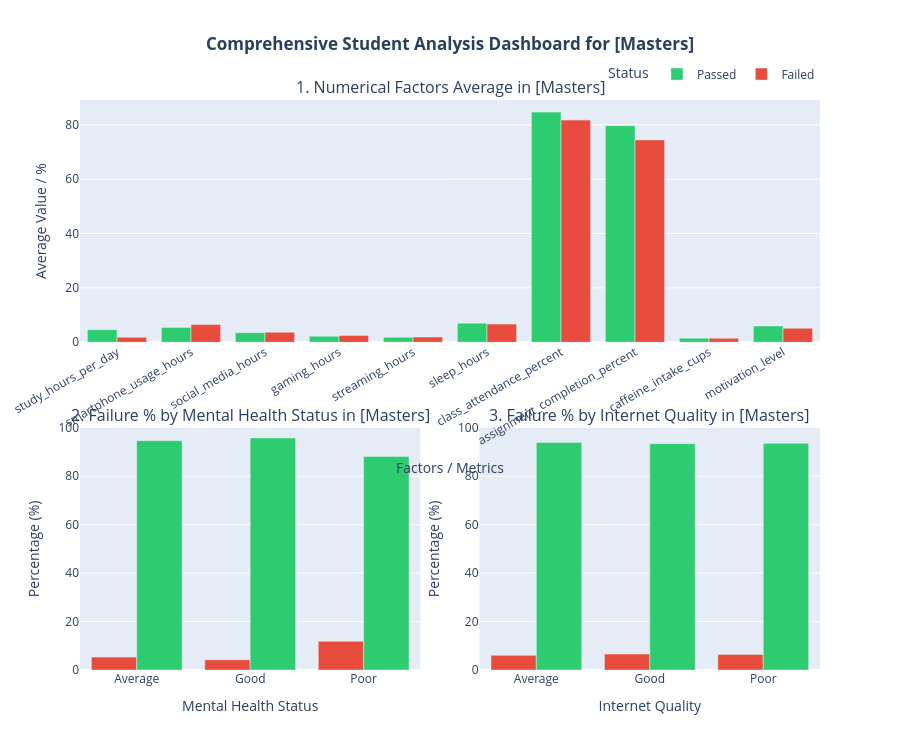
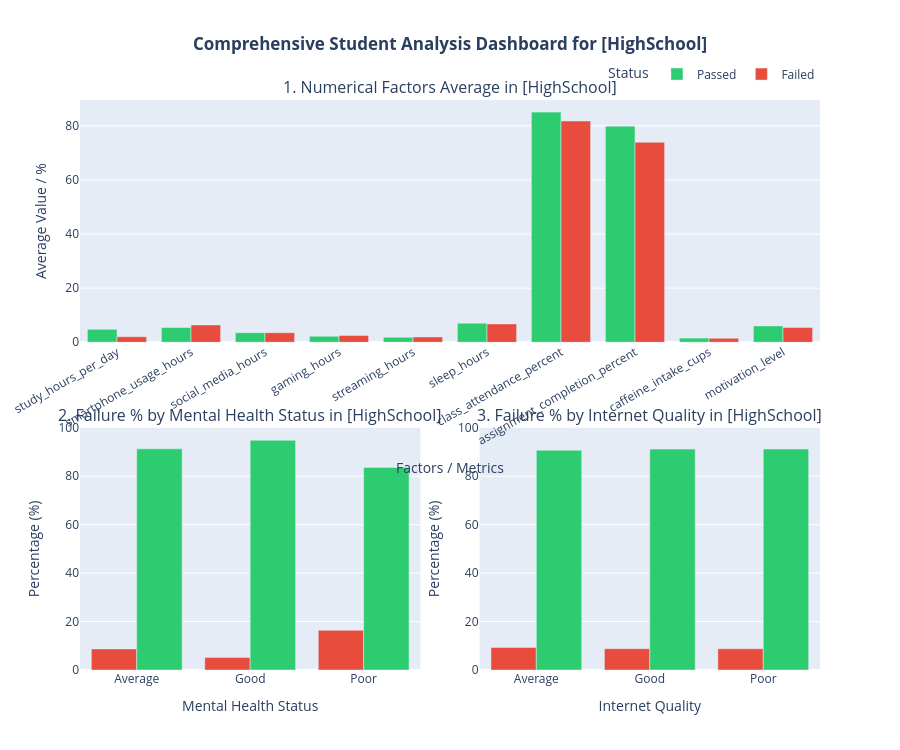
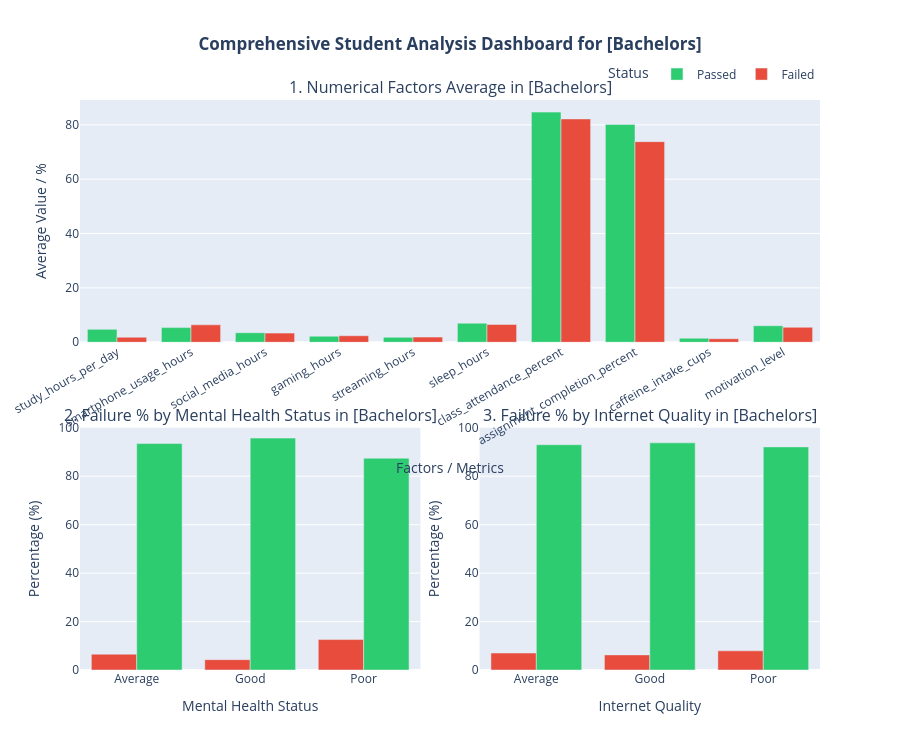
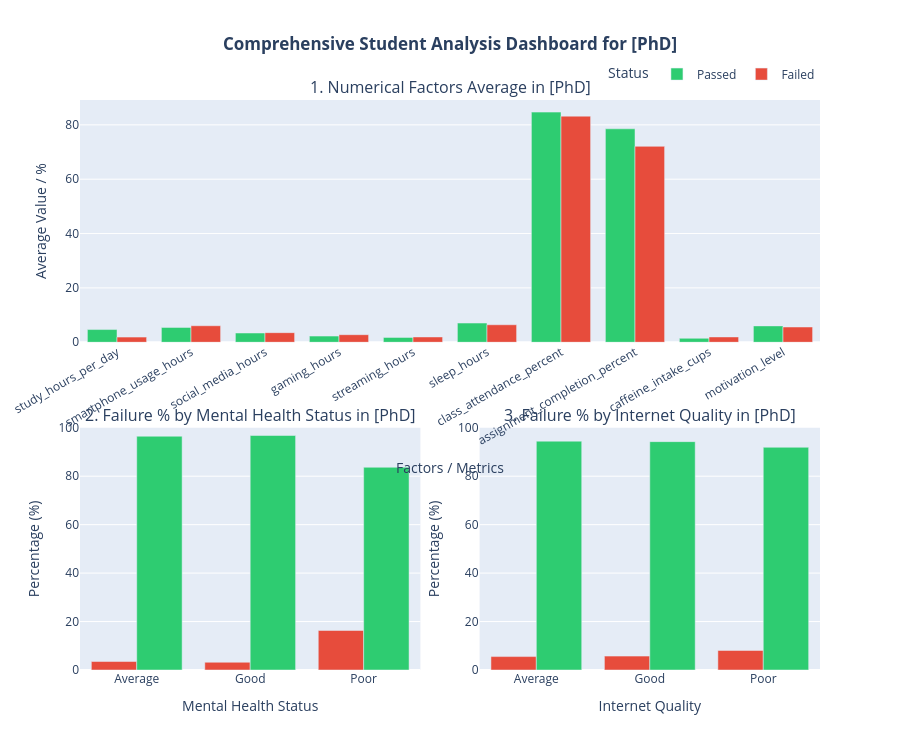

Notebook code cell kept with these figures, in order:
### Code cell
import pandas as pd
import plotly.graph_objects as go
from plotly.subplots import make_subplots


df['pass_status'] = df['final_exam_score'].apply(lambda x: 'Passed' if x >= 50 else 'Failed')

school_col = 'parent_education_level' 
schools = df[school_col].unique()

num_cols = [
    'study_hours_per_day', 
    'smartphone_usage_hours', 
    'social_media_hours', 
    'gaming_hours', 
    'streaming_hours', 
    'sleep_hours', 
    'class_attendance_percent', 
    'assignment_completion_percent', 
    'caffeine_intake_cups', 
    'motivation_level'
]


for school in schools:
    school_df = df[df[school_col] == school].copy()

    num_summary = school_df.groupby('pass_status')[num_cols].mean().reset_index()
    
  
    mental_ct = pd.crosstab(school_df['mental_health_status'], school_df['pass_status'], normalize='index') * 100
    mental_ct = mental_ct.reindex(columns=['Failed', 'Passed'], fill_value=0)
    
    internet_ct = pd.crosstab(school_df['internet_quality'], school_df['pass_status'], normalize='index') * 100
    internet_ct = internet_ct.reindex(columns=['Failed', 'Passed'], fill_value=0)

    fig = make_subplots(
        rows=2, cols=2,
        specs=[[{"colspan": 2}, None],
               [{}, {}]],
        subplot_titles=(
            f'1. Numerical Factors Average in [{school}]',
            f'2. Failure % by Mental Health Status in [{school}]',
            f'3. Failure % by Internet Quality in [{school}]'
        ),
        vertical_spacing=0.15,
        horizontal_spacing=0.08
    )
    

    for status, color in [('Passed', '#2ecc71'), ('Failed', '#e74c3c')]:
        status_row = num_summary[num_summary['pass_status'] == status]
        if not status_row.empty:
            values = status_row[num_cols].values[0]
            fig.add_trace(
                go.Bar(
                    x=num_cols, 
                    y=values, 
                    name=status, 
                    marker_color=color,
                    legendgroup=status,
                    showlegend=True
                ),
                row=1, col=1
            )
            

    for status, color in [('Failed', '#e74c3c'), ('Passed', '#2ecc71')]:
        if status in mental_ct.columns:
            fig.add_trace(
                go.Bar(
                    x=mental_ct.index, 
                    y=mental_ct[status], 
                    name=status, 
                    marker_color=color,
                    legendgroup=status,
                    showlegend=False
                ),
                row=2, col=1
            )
            

    for status, color in [('Failed', '#e74c3c'), ('Passed', '#2ecc71')]:
        if status in internet_ct.columns:
            fig.add_trace(
                go.Bar(
                    x=internet_ct.index, 
                    y=internet_ct[status], 
                    name=status, 
                    marker_color=color,
                    legendgroup=status,
                    showlegend=False
                ),
                row=2, col=2
            )
            
    fig.update_layout(
        title_text=f'<b>Comprehensive Student Analysis Dashboard for [{school}]</b>',
        title_x=0.5,
        height=750,
        barmode='group',
        legend=dict(title="Status", orientation="h", yanchor="bottom", y=1.02, xanchor="right", x=1)
    )
    
    # محاور الرسوم البيانية
    fig.update_xaxes(title_text="Factors / Metrics", tickangle=-30, row=1, col=1)
    fig.update_yaxes(title_text="Average Value / %", row=1, col=1)
    
    fig.update_xaxes(title_text="Mental Health Status", row=2, col=1)
    fig.update_yaxes(title_text="Percentage (%)", range=[0, 100], row=2, col=1)
    
    fig.update_xaxes(title_text="Internet Quality", row=2, col=2)
    fig.update_yaxes(title_text="Percentage (%)", range=[0, 100], row=2, col=2)
    
    fig.show()

### Figure 1 — Plotly figure (JSON) as saved in the notebook; plotly's stock layout.template omitted (floating-point values rounded to 4 significant figures)
{"data": [{"legendgroup": "Passed", "marker": {"color": "#2ecc71"}, "name": "Passed", "showlegend": true, "type": "bar", "x": ["study_hours_per_day", "smartphone_usage_hours", "social_media_hours", "gaming_hours", "streaming_hours", "sleep_hours", "class_attendance_percent", "assignment_completion_percent", "caffeine_intake_cups", "motivation_level"], "xaxis": "x", "y": [4.629, 5.442, 3.522, 2.194, 1.811, 7.007, 84.69, 79.71, 1.508, 5.957], "yaxis": "y"}, {"legendgroup": "Failed", "marker": {"color": "#e74c3c"}, "name": "Failed", "showlegend": true, "type": "bar", "x": ["study_hours_per_day", "smartphone_usage_hours", "social_media_hours", "gaming_hours", "streaming_hours", "sleep_hours", "class_attendance_percent", "assignment_completion_percent", "caffeine_intake_cups", "motivation_level"], "xaxis": "x", "y": [1.837, 6.526, 3.695, 2.508, 1.92, 6.681, 81.75, 74.47, 1.473, 5.151], "yaxis": "y"}, {"legendgroup": "Failed", "marker": {"color": "#e74c3c"}, "name": "Failed", "showlegend": false, "type": "bar", "x": ["Average", "Good", "Poor"], "xaxis": "x2", "y": [5.318, 4.202, 11.87], "yaxis": "y2"}, {"legendgroup": "Passed", "marker": {"color": "#2ecc71"}, "name": "Passed", "showlegend": false, "type": "bar", "x": ["Average", "Good", "Poor"], "xaxis": "x2", "y": [94.68, 95.8, 88.13], "yaxis": "y2"}, {"legendgroup": "Failed", "marker": {"color": "#e74c3c"}, "name": "Failed", "showlegend": false, "type": "bar", "x": ["Average", "Good", "Poor"], "xaxis": "x3", "y": [6.049, 6.557, 6.431], "yaxis": "y3"}, {"legendgroup": "Passed", "marker": {"color": "#2ecc71"}, "name": "Passed", "showlegend": false, "type": "bar", "x": ["Average", "Good", "Poor"], "xaxis": "x3", "y": [93.95, 93.44, 93.57], "yaxis": "y3"}], "layout": {"annotations": [{"font": {"size": 16}, "showarrow": false, "text": "1. Numerical Factors Average in [Masters]", "x": 0.5, "xanchor": "center", "xref": "paper", "y": 1, "yanchor": "bottom", "yref": "paper"}, {"font": {"size": 16}, "showarrow": false, "text": "2. Failure % by Mental Health Status in [Masters]", "x": 0.23, "xanchor": "center", "xref": "paper", "y": 0.425, "yanchor": "bottom", "yref": "paper"}, {"font": {"size": 16}, "showarrow": false, "text": "3. Failure % by Internet Quality in [Masters]", "x": 0.77, "xanchor": "center", "xref": "paper", "y": 0.425, "yanchor": "bottom", "yref": "paper"}], "barmode": "group", "height": 750, "legend": {"orientation": "h", "title": {"text": "Status"}, "x": 1, "xanchor": "right", "y": 1.02, "yanchor": "bottom"}, "title": {"text": "<b>Comprehensive Student Analysis Dashboard for [Masters]</b>", "x": 0.5}, "xaxis": {"anchor": "y", "domain": [0, 1], "tickangle": -30, "title": {"text": "Factors / Metrics"}}, "xaxis2": {"anchor": "y2", "domain": [0, 0.46], "title": {"text": "Mental Health Status"}}, "xaxis3": {"anchor": "y3", "domain": [0.54, 1], "title": {"text": "Internet Quality"}}, "yaxis": {"anchor": "x", "domain": [0.575, 1], "title": {"text": "Average Value / %"}}, "yaxis2": {"anchor": "x2", "domain": [0, 0.425], "range": [0, 100], "title": {"text": "Percentage (%)"}}, "yaxis3": {"anchor": "x3", "domain": [0, 0.425], "range": [0, 100], "title": {"text": "Percentage (%)"}}}}

### Figure 2 — Plotly figure (JSON) as saved in the notebook; plotly's stock layout.template omitted (floating-point values rounded to 4 significant figures)
{"data": [{"legendgroup": "Passed", "marker": {"color": "#2ecc71"}, "name": "Passed", "showlegend": true, "type": "bar", "x": ["study_hours_per_day", "smartphone_usage_hours", "social_media_hours", "gaming_hours", "streaming_hours", "sleep_hours", "class_attendance_percent", "assignment_completion_percent", "caffeine_intake_cups", "motivation_level"], "xaxis": "x", "y": [4.763, 5.451, 3.543, 2.228, 1.85, 7.04, 85.1, 79.91, 1.528, 6.048], "yaxis": "y"}, {"legendgroup": "Failed", "marker": {"color": "#e74c3c"}, "name": "Failed", "showlegend": true, "type": "bar", "x": ["study_hours_per_day", "smartphone_usage_hours", "social_media_hours", "gaming_hours", "streaming_hours", "sleep_hours", "class_attendance_percent", "assignment_completion_percent", "caffeine_intake_cups", "motivation_level"], "xaxis": "x", "y": [2.035, 6.399, 3.523, 2.53, 1.95, 6.783, 81.82, 73.96, 1.484, 5.445], "yaxis": "y"}, {"legendgroup": "Failed", "marker": {"color": "#e74c3c"}, "name": "Failed", "showlegend": false, "type": "bar", "x": ["Average", "Good", "Poor"], "xaxis": "x2", "y": [8.694, 5.19, 16.38], "yaxis": "y2"}, {"legendgroup": "Passed", "marker": {"color": "#2ecc71"}, "name": "Passed", "showlegend": false, "type": "bar", "x": ["Average", "Good", "Poor"], "xaxis": "x2", "y": [91.31, 94.81, 83.62], "yaxis": "y2"}, {"legendgroup": "Failed", "marker": {"color": "#e74c3c"}, "name": "Failed", "showlegend": false, "type": "bar", "x": ["Average", "Good", "Poor"], "xaxis": "x3", "y": [9.295, 8.807, 8.772], "yaxis": "y3"}, {"legendgroup": "Passed", "marker": {"color": "#2ecc71"}, "name": "Passed", "showlegend": false, "type": "bar", "x": ["Average", "Good", "Poor"], "xaxis": "x3", "y": [90.7, 91.19, 91.23], "yaxis": "y3"}], "layout": {"annotations": [{"font": {"size": 16}, "showarrow": false, "text": "1. Numerical Factors Average in [HighSchool]", "x": 0.5, "xanchor": "center", "xref": "paper", "y": 1, "yanchor": "bottom", "yref": "paper"}, {"font": {"size": 16}, "showarrow": false, "text": "2. Failure % by Mental Health Status in [HighSchool]", "x": 0.23, "xanchor": "center", "xref": "paper", "y": 0.425, "yanchor": "bottom", "yref": "paper"}, {"font": {"size": 16}, "showarrow": false, "text": "3. Failure % by Internet Quality in [HighSchool]", "x": 0.77, "xanchor": "center", "xref": "paper", "y": 0.425, "yanchor": "bottom", "yref": "paper"}], "barmode": "group", "height": 750, "legend": {"orientation": "h", "title": {"text": "Status"}, "x": 1, "xanchor": "right", "y": 1.02, "yanchor": "bottom"}, "title": {"text": "<b>Comprehensive Student Analysis Dashboard for [HighSchool]</b>", "x": 0.5}, "xaxis": {"anchor": "y", "domain": [0, 1], "tickangle": -30, "title": {"text": "Factors / Metrics"}}, "xaxis2": {"anchor": "y2", "domain": [0, 0.46], "title": {"text": "Mental Health Status"}}, "xaxis3": {"anchor": "y3", "domain": [0.54, 1], "title": {"text": "Internet Quality"}}, "yaxis": {"anchor": "x", "domain": [0.575, 1], "title": {"text": "Average Value / %"}}, "yaxis2": {"anchor": "x2", "domain": [0, 0.425], "range": [0, 100], "title": {"text": "Percentage (%)"}}, "yaxis3": {"anchor": "x3", "domain": [0, 0.425], "range": [0, 100], "title": {"text": "Percentage (%)"}}}}

### Figure 3 — Plotly figure (JSON) as saved in the notebook; plotly's stock layout.template omitted (floating-point values rounded to 4 significant figures)
{"data": [{"legendgroup": "Passed", "marker": {"color": "#2ecc71"}, "name": "Passed", "showlegend": true, "type": "bar", "x": ["study_hours_per_day", "smartphone_usage_hours", "social_media_hours", "gaming_hours", "streaming_hours", "sleep_hours", "class_attendance_percent", "assignment_completion_percent", "caffeine_intake_cups", "motivation_level"], "xaxis": "x", "y": [4.741, 5.392, 3.503, 2.222, 1.799, 7.01, 84.69, 80.17, 1.498, 6.067], "yaxis": "y"}, {"legendgroup": "Failed", "marker": {"color": "#e74c3c"}, "name": "Failed", "showlegend": true, "type": "bar", "x": ["study_hours_per_day", "smartphone_usage_hours", "social_media_hours", "gaming_hours", "streaming_hours", "sleep_hours", "class_attendance_percent", "assignment_completion_percent", "caffeine_intake_cups", "motivation_level"], "xaxis": "x", "y": [1.848, 6.394, 3.363, 2.382, 1.887, 6.548, 82.18, 73.81, 1.311, 5.501], "yaxis": "y"}, {"legendgroup": "Failed", "marker": {"color": "#e74c3c"}, "name": "Failed", "showlegend": false, "type": "bar", "x": ["Average", "Good", "Poor"], "xaxis": "x2", "y": [6.524, 4.268, 12.56], "yaxis": "y2"}, {"legendgroup": "Passed", "marker": {"color": "#2ecc71"}, "name": "Passed", "showlegend": false, "type": "bar", "x": ["Average", "Good", "Poor"], "xaxis": "x2", "y": [93.48, 95.73, 87.44], "yaxis": "y2"}, {"legendgroup": "Failed", "marker": {"color": "#e74c3c"}, "name": "Failed", "showlegend": false, "type": "bar", "x": ["Average", "Good", "Poor"], "xaxis": "x3", "y": [6.995, 6.242, 7.897], "yaxis": "y3"}, {"legendgroup": "Passed", "marker": {"color": "#2ecc71"}, "name": "Passed", "showlegend": false, "type": "bar", "x": ["Average", "Good", "Poor"], "xaxis": "x3", "y": [93.0, 93.76, 92.1], "yaxis": "y3"}], "layout": {"annotations": [{"font": {"size": 16}, "showarrow": false, "text": "1. Numerical Factors Average in [Bachelors]", "x": 0.5, "xanchor": "center", "xref": "paper", "y": 1, "yanchor": "bottom", "yref": "paper"}, {"font": {"size": 16}, "showarrow": false, "text": "2. Failure % by Mental Health Status in [Bachelors]", "x": 0.23, "xanchor": "center", "xref": "paper", "y": 0.425, "yanchor": "bottom", "yref": "paper"}, {"font": {"size": 16}, "showarrow": false, "text": "3. Failure % by Internet Quality in [Bachelors]", "x": 0.77, "xanchor": "center", "xref": "paper", "y": 0.425, "yanchor": "bottom", "yref": "paper"}], "barmode": "group", "height": 750, "legend": {"orientation": "h", "title": {"text": "Status"}, "x": 1, "xanchor": "right", "y": 1.02, "yanchor": "bottom"}, "title": {"text": "<b>Comprehensive Student Analysis Dashboard for [Bachelors]</b>", "x": 0.5}, "xaxis": {"anchor": "y", "domain": [0, 1], "tickangle": -30, "title": {"text": "Factors / Metrics"}}, "xaxis2": {"anchor": "y2", "domain": [0, 0.46], "title": {"text": "Mental Health Status"}}, "xaxis3": {"anchor": "y3", "domain": [0.54, 1], "title": {"text": "Internet Quality"}}, "yaxis": {"anchor": "x", "domain": [0.575, 1], "title": {"text": "Average Value / %"}}, "yaxis2": {"anchor": "x2", "domain": [0, 0.425], "range": [0, 100], "title": {"text": "Percentage (%)"}}, "yaxis3": {"anchor": "x3", "domain": [0, 0.425], "range": [0, 100], "title": {"text": "Percentage (%)"}}}}

### Figure 4 — Plotly figure (JSON) as saved in the notebook; plotly's stock layout.template omitted (floating-point values rounded to 4 significant figures)
{"data": [{"legendgroup": "Passed", "marker": {"color": "#2ecc71"}, "name": "Passed", "showlegend": true, "type": "bar", "x": ["study_hours_per_day", "smartphone_usage_hours", "social_media_hours", "gaming_hours", "streaming_hours", "sleep_hours", "class_attendance_percent", "assignment_completion_percent", "caffeine_intake_cups", "motivation_level"], "xaxis": "x", "y": [4.671, 5.466, 3.403, 2.268, 1.792, 7.06, 84.69, 78.55, 1.453, 6.018], "yaxis": "y"}, {"legendgroup": "Failed", "marker": {"color": "#e74c3c"}, "name": "Failed", "showlegend": true, "type": "bar", "x": ["study_hours_per_day", "smartphone_usage_hours", "social_media_hours", "gaming_hours", "streaming_hours", "sleep_hours", "class_attendance_percent", "assignment_completion_percent", "caffeine_intake_cups", "motivation_level"], "xaxis": "x", "y": [1.888, 6.074, 3.526, 2.78, 1.946, 6.441, 83.2, 72.09, 1.951, 5.609], "yaxis": "y"}, {"legendgroup": "Failed", "marker": {"color": "#e74c3c"}, "name": "Failed", "showlegend": false, "type": "bar", "x": ["Average", "Good", "Poor"], "xaxis": "x2", "y": [3.497, 3.2, 16.31], "yaxis": "y2"}, {"legendgroup": "Passed", "marker": {"color": "#2ecc71"}, "name": "Passed", "showlegend": false, "type": "bar", "x": ["Average", "Good", "Poor"], "xaxis": "x2", "y": [96.5, 96.8, 83.69], "yaxis": "y2"}, {"legendgroup": "Failed", "marker": {"color": "#e74c3c"}, "name": "Failed", "showlegend": false, "type": "bar", "x": ["Average", "Good", "Poor"], "xaxis": "x3", "y": [5.54, 5.729, 8.065], "yaxis": "y3"}, {"legendgroup": "Passed", "marker": {"color": "#2ecc71"}, "name": "Passed", "showlegend": false, "type": "bar", "x": ["Average", "Good", "Poor"], "xaxis": "x3", "y": [94.46, 94.27, 91.94], "yaxis": "y3"}], "layout": {"annotations": [{"font": {"size": 16}, "showarrow": false, "text": "1. Numerical Factors Average in [PhD]", "x": 0.5, "xanchor": "center", "xref": "paper", "y": 1, "yanchor": "bottom", "yref": "paper"}, {"font": {"size": 16}, "showarrow": false, "text": "2. Failure % by Mental Health Status in [PhD]", "x": 0.23, "xanchor": "center", "xref": "paper", "y": 0.425, "yanchor": "bottom", "yref": "paper"}, {"font": {"size": 16}, "showarrow": false, "text": "3. Failure % by Internet Quality in [PhD]", "x": 0.77, "xanchor": "center", "xref": "paper", "y": 0.425, "yanchor": "bottom", "yref": "paper"}], "barmode": "group", "height": 750, "legend": {"orientation": "h", "title": {"text": "Status"}, "x": 1, "xanchor": "right", "y": 1.02, "yanchor": "bottom"}, "title": {"text": "<b>Comprehensive Student Analysis Dashboard for [PhD]</b>", "x": 0.5}, "xaxis": {"anchor": "y", "domain": [0, 1], "tickangle": -30, "title": {"text": "Factors / Metrics"}}, "xaxis2": {"anchor": "y2", "domain": [0, 0.46], "title": {"text": "Mental Health Status"}}, "xaxis3": {"anchor": "y3", "domain": [0.54, 1], "title": {"text": "Internet Quality"}}, "yaxis": {"anchor": "x", "domain": [0.575, 1], "title": {"text": "Average Value / %"}}, "yaxis2": {"anchor": "x2", "domain": [0, 0.425], "range": [0, 100], "title": {"text": "Percentage (%)"}}, "yaxis3": {"anchor": "x3", "domain": [0, 0.425], "range": [0, 100], "title": {"text": "Percentage (%)"}}}}
